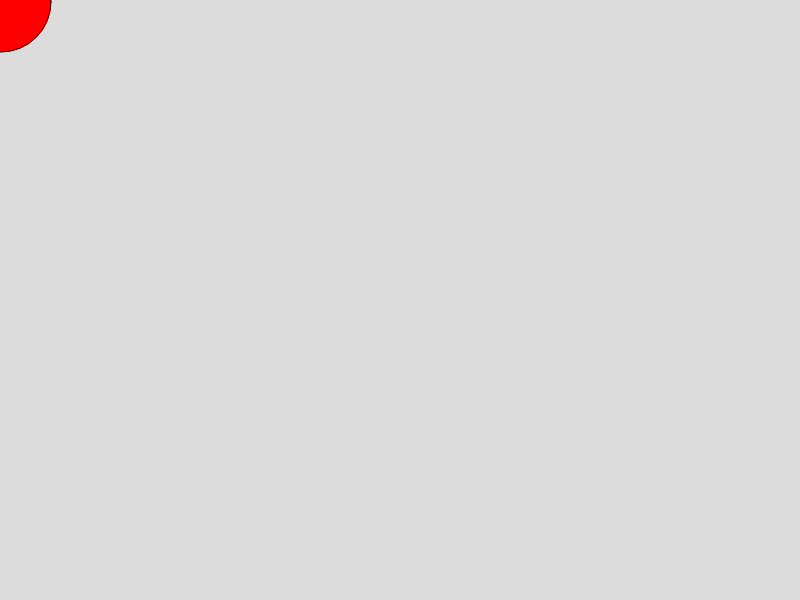
Frame 1 (no input)
Frame 60 (no input): identical to frame 1, image omitted
Frame 120 (the mouse pressed at the canvas centre since frame 60): identical to frame 1, image omitted

The p5.js sketch that drew this single still picture (run headless with seeded random() and noise() and a simulated clock; from frame 60 on, the mouse is pressed at the canvas centre):

// p5.js sketch
// ── sketch.js
function setup() {
    createCanvas(800, 600);
}

function draw() {
    background(220);
    fill(255,0,0);
    circle(1,2,100);
}
